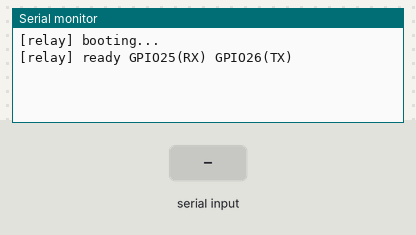
This sketch was run on a simulated ESP32. On the bench: the last lines printed to the serial monitor. Inputs (shaded band) come from the test bench.

Above: at 3.7 s.
3.8 s: "1" received over the second serial link
At 4.4 s:
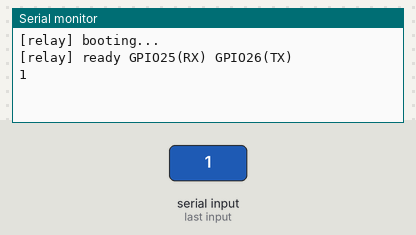
5.3 s: "0" received over the second serial link
At 6.7 s:
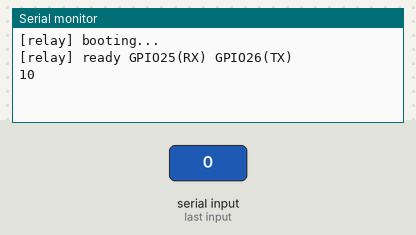

Measured:
- after the input at 3.8 s, the serial monitor: prints a new line at once (image 1)
- after the input at 5.3 s, the serial monitor: prints a new line at once (image 2)

The sketch:

uart_relay.ino
```cpp
// uart_relay.ino — bidirectional UART bridge
// ESP32 GPIO25 = Serial2 RX (Tang M11 TX → ESP32)
// ESP32 GPIO26 = Serial2 TX (ESP32 → Tang T13 RX)
// PC sends bytes via USB Serial → relayed to FPGA over GPIO26
// FPGA sends bytes via GPIO25 → relayed to PC over USB Serial

void setup() {
    Serial.begin(115200);
    delay(500);
    Serial.println("[relay] booting...");
    delay(2000);  // wait for FPGA to settle before opening Serial2
    Serial2.begin(115200, SERIAL_8N1, 25, 26);  // RX=GPIO25, TX=GPIO26
    Serial.println("[relay] ready GPIO25(RX) GPIO26(TX)");
}

void loop() {
    // FPGA → PC
    while (Serial2.available()) Serial.write(Serial2.read());
    // PC → FPGA
    while (Serial.available())  Serial2.write(Serial.read());
}
```
